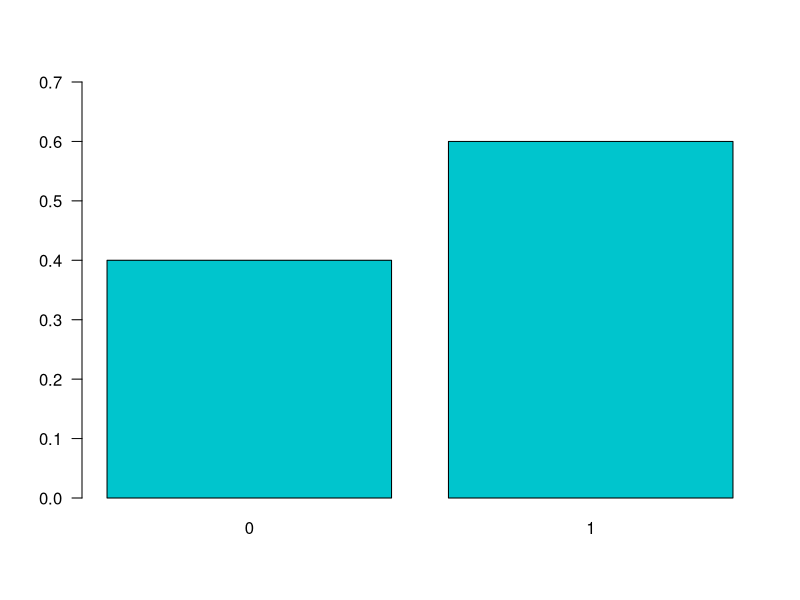
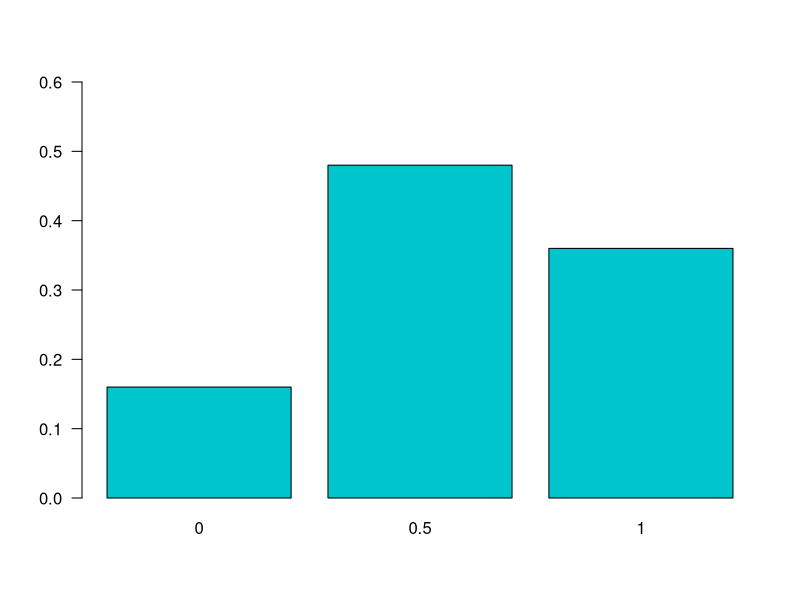
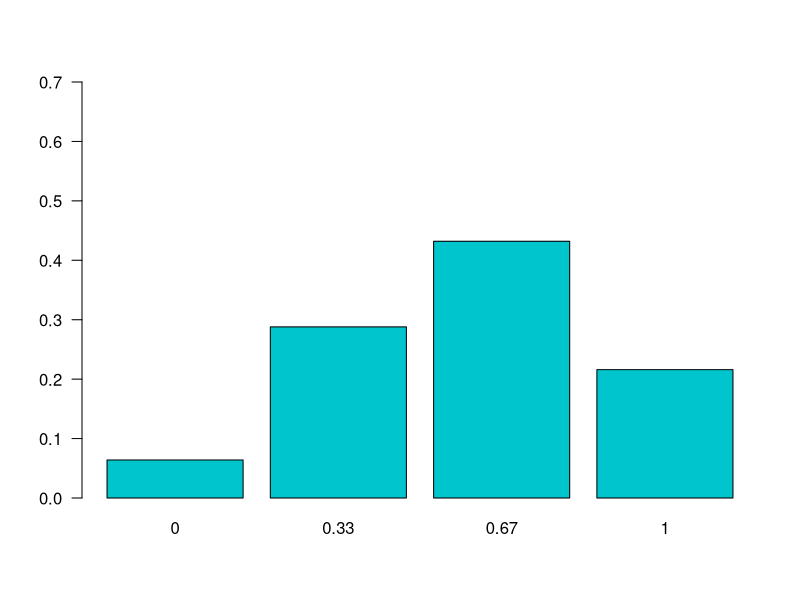
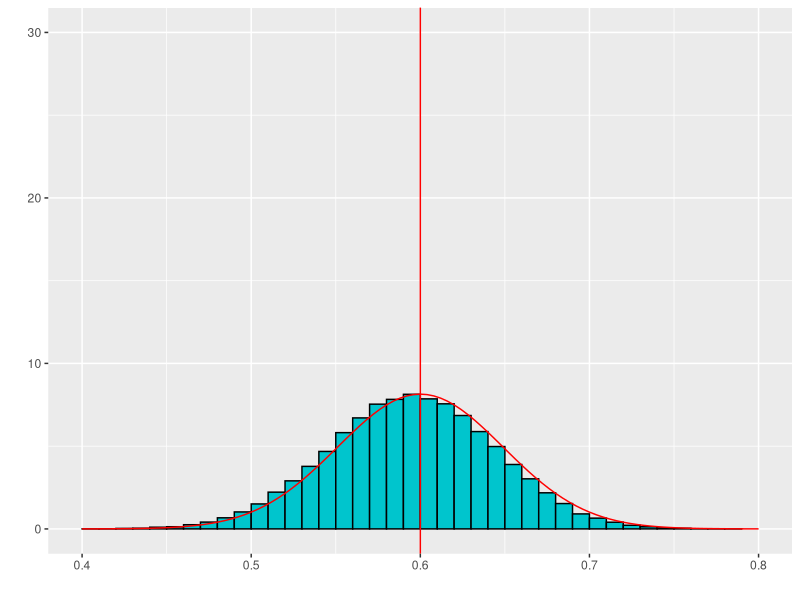
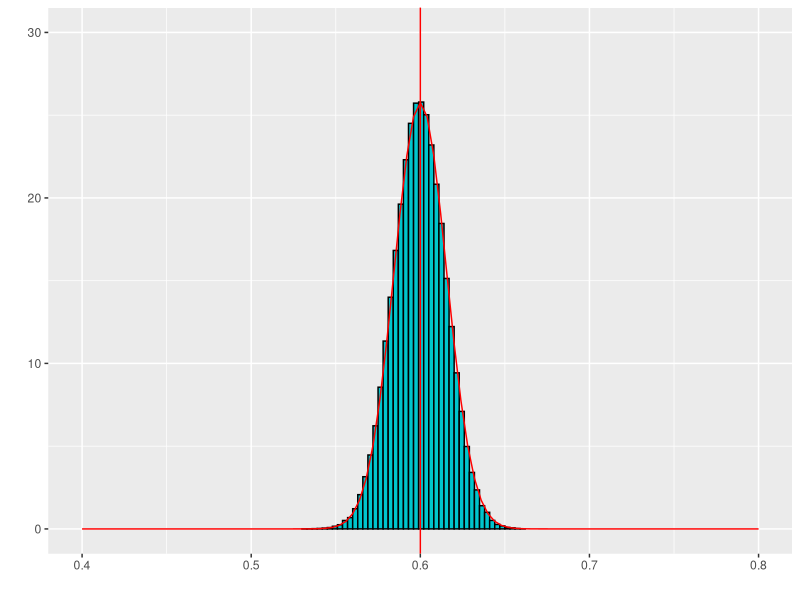
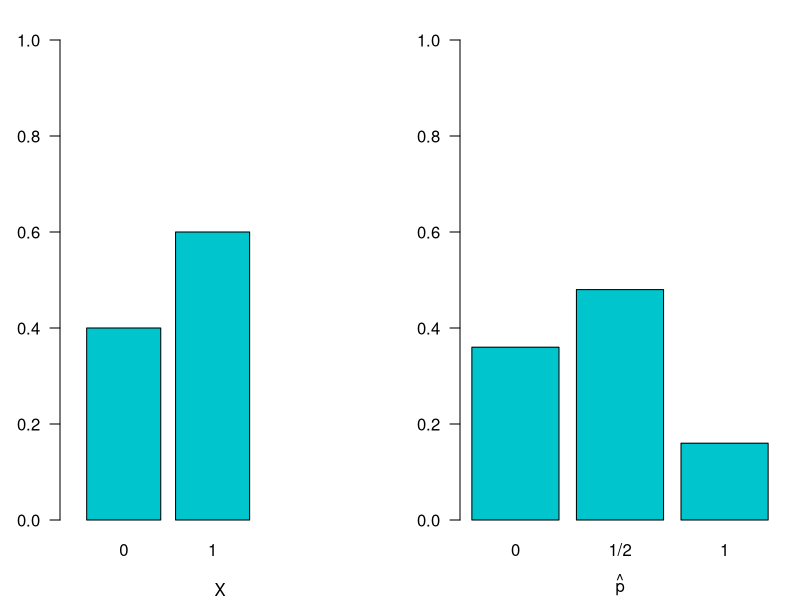
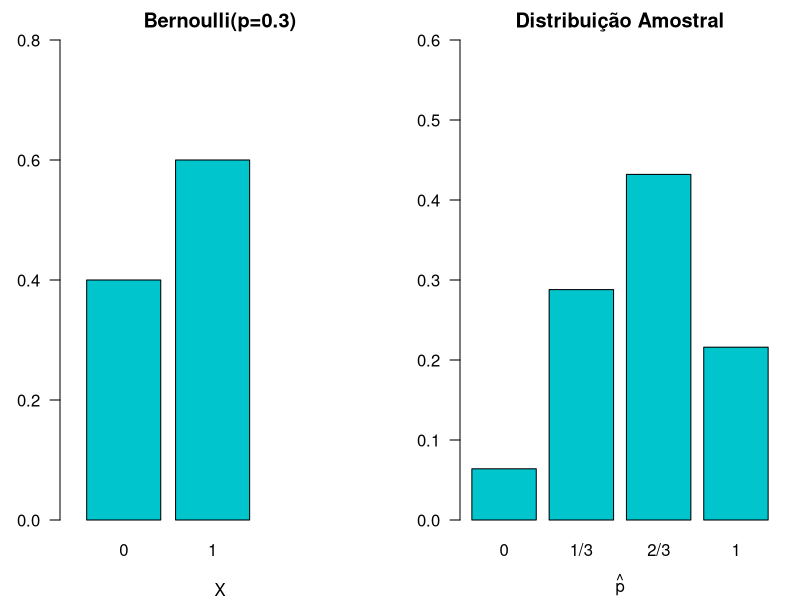
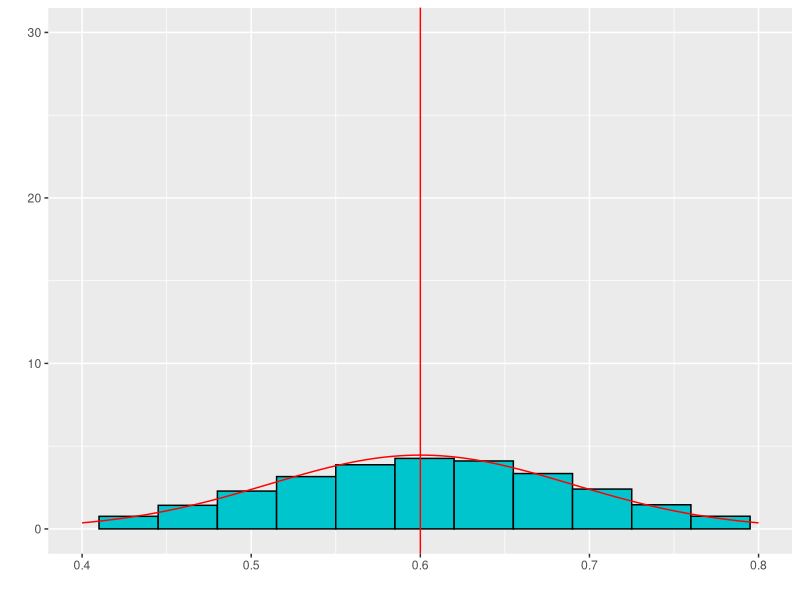

Write R code to recreate these figures, in order. (Note: this script raises an error after producing the figures.)
## ---- chunk 1
namess <- c("0","1")
barplot(c(0.4, 0.6), names.arg=namess, col="turquoise3", main="", 
            cex.lab=1.0, cex.axis=1.0, cex.names=1.0, cex.main=2, las=1,
        ylim = c(0, 0.7))
## ---- chunk 2
library(kableExtra)
aa <- expand.grid(1:5,1:5)
xx <- c(1,0,1,0,1)
phat <- unlist(apply(aa,1,function(x) mean(xx[x])))
aa$phat <- phat
#colnames(aa) <- c("Pessoa amostrada 1","Pessoa amostrada 2","$\\hat{p}$")
#kable(aa, align = 'ccc',col.names = c("Primeira pessoa", "Segunda pessoa","$\\hat{p}$"))

#library(DT)
#datatable(aa, colnames = c("Pessoa 1", "Pessoa 2", "hat{p}"))

kable(aa[1:13,], align = 'ccc', row.names = T, col.names = c("Primeira pessoa", "Segunda pessoa","$\\hat{p}$"))  %>%
  row_spec(0, align = "c") %>% 
  kable_styling(position = "left", 
                bootstrap_options = c("striped", "condensed", "bordered"), 
                font_size = 18, full_width = FALSE)
## ---- chunk 3
kable(aa[14:25,], align = 'ccc', row.names = T, col.names = c("Primeira pessoa", "Segunda pessoa","$\\hat{p}$"))  %>%
  row_spec(0, align = "c") %>% 
  kable_styling(position = "left", 
                bootstrap_options = c("striped", "condensed", "bordered"), 
                font_size = 18, full_width = FALSE)
## ---- chunk 4
ff <- as.data.frame(table(aa$phat))
ff$Prop=ff$Freq/(sum(ff$Freq))
kable(ff[, c(1,3)], align = 'cc', col.names = c("$x$", "$P(\\hat{p}=x)$")) %>%
  row_spec(0, align = "c") %>% 
  kable_styling(position = "left", 
                bootstrap_options = c("striped", "condensed", "bordered"), 
                font_size = 18, full_width = FALSE)
## ---- chunk 5
namess <- as.character(round(as.numeric(as.character(ff$Var1)),2))
barplot(ff$Prop, names.arg=namess, col="turquoise3", main="", 
            cex.lab=1.0, cex.axis=1.0, cex.names=1.0, cex.main=2, las=1,
        ylim = c(0, 0.6))
## ---- chunk 6
library(kableExtra)
aa <- expand.grid(1:5,1:5,1:5)
xx <- c(1,0,1,0,1)
phat <- unlist(apply(aa,1,function(x) mean(xx[x])))
aa$phat <- round(phat,3)
#colnames(aa) <- c("Pessoa amostrada 1","Pessoa amostrada 2","$\\hat{p}$")
#kable(aa[1:25,],align = 'ccc',col.names = c("Pessoa amostrada 1","Pessoa amostrada 2","Pessoa amostrada 3","$\\hat{p}$"))

#datatable(aa, colnames = c("Pessoa amostrada 1","Pessoa amostrada 2", "Pessoa amostrada 3", "hat{p}"))

kable(aa[1:13,], align = 'ccc', row.names = T, col.names = c("Pessoa 1","Pessoa 2", "Pessoa 3", "$\\hat{p}$"))  %>%
  row_spec(0, align = "c") %>% 
  kable_styling(position = "left", 
                bootstrap_options = c("striped", "condensed", "bordered"), 
                font_size = 18, full_width = FALSE)
## ---- chunk 7
kable(aa[14:26,], align = 'ccc', row.names = T, col.names = c("Pessoa 1","Pessoa 2", "Pessoa 3", "$\\hat{p}$"))  %>%
  row_spec(0, align = "c") %>% 
  kable_styling(position = "left", 
                bootstrap_options = c("striped", "condensed", "bordered"), 
                font_size = 18, full_width = FALSE)
## ---- chunk 8
kable(aa[27:40,], align = 'ccc', row.names = T, col.names = c("Pessoa 1","Pessoa 2", "Pessoa 3", "$\\hat{p}$"))  %>%
  row_spec(0, align = "c") %>% 
  kable_styling(position = "left", 
                bootstrap_options = c("striped", "condensed", "bordered"), 
                font_size = 18, full_width = FALSE)
## ---- chunk 9
kable(aa[41:54,], align = 'ccc', row.names = T, col.names = c("Pessoa 1","Pessoa 2", "Pessoa 3", "$\\hat{p}$"))  %>%
  row_spec(0, align = "c") %>% 
  kable_styling(position = "left", 
                bootstrap_options = c("striped", "condensed", "bordered"), 
                font_size = 18, full_width = FALSE)
## ---- chunk 10
kable(aa[55:68,], align = 'ccc', row.names = T, col.names = c("Pessoa 1","Pessoa 2", "Pessoa 3", "$\\hat{p}$"))  %>%
  row_spec(0, align = "c") %>% 
  kable_styling(position = "left", 
                bootstrap_options = c("striped", "condensed", "bordered"), 
                font_size = 18, full_width = FALSE)
## ---- chunk 11
kable(aa[69:82,], align = 'ccc', row.names = T, col.names = c("Pessoa 1","Pessoa 2", "Pessoa 3", "$\\hat{p}$"))  %>%
  row_spec(0, align = "c") %>% 
  kable_styling(position = "left", 
                bootstrap_options = c("striped", "condensed", "bordered"), 
                font_size = 18, full_width = FALSE)
## ---- chunk 12
kable(aa[83:96,], align = 'ccc', row.names = T, col.names = c("Pessoa 1","Pessoa 2", "Pessoa 3", "$\\hat{p}$"))  %>%
  row_spec(0, align = "c") %>% 
  kable_styling(position = "left", 
                bootstrap_options = c("striped", "condensed", "bordered"), 
                font_size = 18, full_width = FALSE)
## ---- chunk 13
kable(aa[97:110,], align = 'ccc', row.names = T, col.names = c("Pessoa 1","Pessoa 2", "Pessoa 3", "$\\hat{p}$"))  %>%
  row_spec(0, align = "c") %>% 
  kable_styling(position = "left", 
                bootstrap_options = c("striped", "condensed", "bordered"), 
                font_size = 18, full_width = FALSE)
## ---- chunk 14
kable(aa[111:125,], align = 'ccc', row.names = T, col.names = c("Pessoa 1","Pessoa 2", "Pessoa 3", "$\\hat{p}$"))  %>%
  row_spec(0, align = "c") %>% 
  kable_styling(position = "left", 
                bootstrap_options = c("striped", "condensed", "bordered"), 
                font_size = 18, full_width = FALSE)
## ---- chunk 15
ff <- as.data.frame(table(aa$phat))
ff$Prop=round(ff$Freq/(sum(ff$Freq)),3)
kable(ff[,c(1,3)], align = 'cc', col.names = c("$x$","$P(\\hat{p}=x)$")) %>%
  row_spec(0, align = "c") %>% 
  kable_styling(position = "left", 
                bootstrap_options = c("striped", "condensed", "bordered"), 
                font_size = 18, full_width = FALSE)
## ---- chunk 16
namess <- as.character(round(as.numeric(as.character(ff$Var1)),2))
barplot(ff$Prop, names.arg=namess, col="turquoise3", main="", 
            cex.lab=1.0, cex.axis=1.0, cex.names=1.0, cex.main=2, las=1,
        ylim = c(0, 0.7))
## ---- chunk 17
N=1000000
n=100
n1 = ceiling(N*.6)
n2= N-n1
xx <- c(rep(1,n1),rep(0,n2))
B=100000
bb <- matrix(NA,nrow=B,ncol=n)
for (i in 1:B)
{
  bb[i,] <- sample(1:N,n,replace=TRUE)
}
phat <- unlist(apply(bb,1,function(x) mean(xx[x])))
aa <- data.frame(bb)
aa$phat <- round(phat,3)
## ---- chunk 18
ff <- as.data.frame(table(aa$phat))
ff$Prop=round(ff$Freq/(sum(ff$Freq)),3)
## ---- chunk 19
library(ggplot2)
df <- data.frame(PF = aa$phat)
ggplot(df, aes(x = PF)) + 
    geom_histogram(aes(y =..density..),
                   breaks = seq(min(aa$phat), max(aa$phat), by = .01), 
                   colour = "black", 
                   fill = "turquoise3") +  geom_vline(xintercept=0.6, color="red") + 
stat_function(fun = dnorm, args = list(mean = 0.6, sd = sqrt(0.6*.4/n)),col="red") + xlab(" ") + ylab(" ") + ylim(0, 30) + xlim(0.4, 0.8)
## ---- chunk 20
N=1000000
n=1000
n1 = ceiling(N*.6)
n2= N-n1
xx <- c(rep(1,n1),rep(0,n2))
B=100000
bb <- matrix(NA,nrow=B,ncol=n)
for (i in 1:B)
{
  bb[i,] <- sample(1:N,n,replace=TRUE)
}
phat <- unlist(apply(bb,1,function(x) mean(xx[x])))
aa <- data.frame(bb)
aa$phat <- round(phat,3)
## ---- chunk 21
ff <- as.data.frame(table(aa$phat))
ff$Prop=round(ff$Freq/(sum(ff$Freq)),3)
## ---- chunk 22
df <- data.frame(PF = aa$phat)
ggplot(df, aes(x = PF)) + 
    geom_histogram(aes(y =..density..),
                   breaks = seq(min(aa$phat), max(aa$phat), by = .003), 
                   colour = "black", 
                   fill = "turquoise3") +  geom_vline(xintercept=0.6, color="red") +
stat_function(fun = dnorm, args = list(mean = 0.6, sd = sqrt(0.6*.4/n)),col="red") + xlab(" ") + ylab(" ") + ylim(0,30)+xlim(0.4,0.8)
## ---- chunk 23
par(mfrow=c(1, 2), mar = c(4, 3, 2, 1))
barplot(c(0.4, 0.6), las = 1, col = "turquoise3", ylim = c(0, 1), width = 0.25,
        names.arg = c(0, 1), 
        main = "", xlab = "X", ylab = "", xlim = c(0, 1))
barplot(c(0.36, 0.48, 0.16), las = 1, col = "turquoise3", 
        names.arg = c("0", "1/2", "1"), 
        main = " ", 
        xlab = bquote("" * hat(p) * "") , ylab = "", ylim = c(0, 1), )
## ---- chunk 24
n = 3
p = 0.6

par(mfrow=c(1, 2), mar = c(4, 3, 2, 1))
barplot(c(1-p, p), las = 1, col = "turquoise3", ylim = c(0, .8), width = 0.25, 
        names.arg = c(0, 1), 
        main = "Bernoulli(p=0.3)", xlab = "X", ylab = "", xlim = c(0, 1))
barplot(dbinom(0:n, n, p), las = 1, col = "turquoise3", 
        names.arg = c("0", "1/3", "2/3", "1"), 
        main = "Distribuição Amostral", 
        xlab = bquote("" * hat(p) * "") , ylab = "", ylim = c(0, .6))
## ---- chunk 25
n=30
B=100000
bb <- matrix(NA,nrow=B,ncol=n)
for (i in 1:B)
{
  bb[i,] <- rbinom(n,1,0.6)
}
phat <- rowMeans(bb)
aa <- data.frame(bb)
aa$phat <- round(phat,3)
## ---- chunk 26
df <- data.frame(PF = aa$phat)
ggplot(df, aes(x = PF)) + 
    geom_histogram(aes(y =..density..),
                   breaks = seq(min(aa$phat), max(aa$phat), by = .035), 
                   colour = "black", 
                   fill = "turquoise3") +  geom_vline(xintercept=0.6, color="red") +
stat_function(fun = dnorm, args = list(mean = 0.6, sd = sqrt(0.6*.4/n)),col="red") + xlab(" ") + ylab(" ") + ylim(0,30)+xlim(0.4,0.8)
## ---- chunk 27
n=100
B=100000
bb <- matrix(NA,nrow=B,ncol=n)
for (i in 1:B)
{
  bb[i,] <- rbinom(n,1,0.6)
}
phat <- rowMeans(bb)
aa <- data.frame(bb)
aa$phat <- round(phat,3)
## ---- chunk 28
df <- data.frame(PF = aa$phat)
ggplot(df, aes(x = PF)) + 
    geom_histogram(aes(y =..density..),
                   breaks = seq(min(aa$phat), max(aa$phat), by = .01), 
                   colour = "black", 
                   fill = "turquoise3") +  geom_vline(xintercept=0.6, color="red") +
stat_function(fun = dnorm, args = list(mean = 0.6, sd = sqrt(0.6*.4/n)),col="red") + xlab(" ") + ylab(" ") + ylim(0,30)+xlim(0.4,0.8)
## ---- chunk 29
n=1000
B=100000
bb <- matrix(NA,nrow=B,ncol=n)
for (i in 1:B)
{
  bb[i,] <- rbinom(n,1,0.6)
}
phat <- rowMeans(bb)
aa <- data.frame(bb)
aa$phat <- round(phat,3)
## ---- chunk 30
df <- data.frame(PF = aa$phat)
ggplot(df, aes(x = PF)) + 
    geom_histogram(aes(y =..density..),
                   breaks = seq(min(aa$phat), max(aa$phat), by = .005), 
                   colour = "black", 
                   fill = "turquoise3") +  geom_vline(xintercept=0.6, color="red") +
stat_function(fun = dnorm, args = list(mean = 0.6, sd = sqrt(0.6*.4/n)),col="red") + xlab(" ") + ylab(" ") + ylim(0,30)+xlim(0.4,0.8)
## ---- chunk 31
namess <- c("1000","2000","3000","4000","5000")
barplot(c(rep(1/5,5)), names.arg=namess, col="turquoise3", main="", 
            cex.lab=1.0, cex.axis=1.0, cex.names=1.0, cex.main=2, las=1)
## ---- chunk 32
library(kableExtra)
aa <- expand.grid(1:5,1:5)
xx <- c(1000,2000,3000,4000,5000)
phat <- unlist(apply(aa,1,function(x) mean(xx[x])))
aa$phat <- phat
#kable(aa,align = 'ccc',col.names = c("Primeira pessoa","Segunda pessoa","$\\bar{X}$"))

#datatable(aa, colnames = c("Primeira pessoa","Segunda pessoa", "bar{X}"))

kable(aa[1:13,], align = 'ccc', row.names = T, col.names = c("Pessoa 1", "Pessoa 2","$\\bar{X}$"))  %>%
  row_spec(0, align = "c") %>% 
  kable_styling(position = "left", 
                bootstrap_options = c("striped", "condensed", "bordered"), 
                font_size = 18, full_width = FALSE)
## ---- chunk 33
kable(aa[14:25,], align = 'ccc', row.names = T, col.names = c("Pessoa 1","Pessoa 2","$\\bar{X}$"))  %>%
  row_spec(0, align = "c") %>% 
  kable_styling(position = "left", 
                bootstrap_options = c("striped", "condensed", "bordered"), 
                font_size = 18, full_width = FALSE)
## ---- chunk 34
ff <- as.data.frame(table(aa$phat))
ff$Prop=ff$Freq/(sum(ff$Freq))
kable(ff[,c(1,3)],align = 'cc',col.names = c("$x$","$P(\\bar{X}=x)$")) %>%
  row_spec(0, align = "c")  %>% 
  kable_styling(position = "left", 
                bootstrap_options = c("striped", "condensed", "bordered"), 
                font_size = 18, full_width = FALSE)
esp <- sum(as.numeric(as.character(ff$Var1))*ff$Prop)
vari <- sum( ((as.numeric(as.character(ff$Var1)) - esp )^2)*ff$Prop)
## ---- chunk 35
namess <- as.character(round(as.numeric(as.character(ff$Var1)),2))
barplot(ff$Prop, names.arg=namess, col="turquoise3", main="", 
            cex.lab=1.0, cex.axis=1.0, cex.names=1.0, cex.main=2, las=1)
## ---- chunk 36
library(kableExtra)
aa <- expand.grid(1:5,1:5,1:5)
xx <- c(1000,2000,3000,4000,5000)
phat <- unlist(apply(aa,1,function(x) mean(xx[x])))
aa$phat <- round(phat,3)
#colnames(aa) <- c("Pessoa amostrada 1","Pessoa amostrada 2","$\\hat{p}$")
#kable(aa[1:25,],align = 'ccc',col.names = c("Pessoa amostrada 1","Pessoa amostrada 2","Pessoa amostrada 3","$\\bar{X}$"))

#datatable(aa, colnames = c("Pessoa amostrada 1","Pessoa amostrada 2","Pessoa amostrada 3", "bar{X}"))

kable(aa[1:13,], align = 'ccc', row.names = T, col.names = c("Pessoa 1","Pessoa 2","Pessoa 3","$\\bar{X}$"))  %>%
  row_spec(0, align = "c") %>% 
  kable_styling(position = "left", 
                bootstrap_options = c("striped", "condensed", "bordered"), 
                font_size = 18, full_width = FALSE)
## ---- chunk 37
kable(aa[14:26,], align = 'ccc', row.names = T, col.names = c("Pessoa 1","Pessoa 2","Pessoa 3","$\\bar{X}$"))  %>%
  row_spec(0, align = "c") %>% 
  kable_styling(position = "left", 
                bootstrap_options = c("striped", "condensed", "bordered"), 
                font_size = 18, full_width = FALSE)
## ---- chunk 38
kable(aa[27:40,], align = 'ccc', row.names = T, col.names = c("Pessoa 1","Pessoa 2","Pessoa 3","$\\bar{X}$"))  %>%
  row_spec(0, align = "c") %>% 
  kable_styling(position = "left", 
                bootstrap_options = c("striped", "condensed", "bordered"), 
                font_size = 18, full_width = FALSE)
## ---- chunk 39
kable(aa[41:54,], align = 'ccc', row.names = T, col.names = c("Pessoa 1","Pessoa 2","Pessoa 3","$\\bar{X}$"))  %>%
  row_spec(0, align = "c") %>% 
  kable_styling(position = "left", 
                bootstrap_options = c("striped", "condensed", "bordered"), 
                font_size = 18, full_width = FALSE)
## ---- chunk 40
kable(aa[55:68,], align = 'ccc', row.names = T, col.names = c("Pessoa 1","Pessoa 2","Pessoa 3","$\\bar{X}$"))  %>%
  row_spec(0, align = "c") %>% 
  kable_styling(position = "left", 
                bootstrap_options = c("striped", "condensed", "bordered"), 
                font_size = 18, full_width = FALSE)
## ---- chunk 41
kable(aa[69:82,], align = 'ccc', row.names = T, col.names = c("Pessoa 1","Pessoa 2","Pessoa 3","$\\bar{X}$"))  %>%
  row_spec(0, align = "c") %>% 
  kable_styling(position = "left", 
                bootstrap_options = c("striped", "condensed", "bordered"), 
                font_size = 18, full_width = FALSE)
## ---- chunk 42
kable(aa[83:96,], align = 'ccc', row.names = T, col.names = c("Pessoa 1","Pessoa 2","Pessoa 3","$\\bar{X}$"))  %>%
  row_spec(0, align = "c") %>% 
  kable_styling(position = "left", 
                bootstrap_options = c("striped", "condensed", "bordered"), 
                font_size = 18, full_width = FALSE)
## ---- chunk 43
kable(aa[97:110,], align = 'ccc', row.names = T, col.names = c("Pessoa 1","Pessoa 2","Pessoa 3","$\\bar{X}$"))  %>%
  row_spec(0, align = "c") %>% 
  kable_styling(position = "left", 
                bootstrap_options = c("striped", "condensed", "bordered"), 
                font_size = 18, full_width = FALSE)
## ---- chunk 44
kable(aa[111:125,], align = 'ccc', row.names = T, col.names = c("Pessoa 1","Pessoa 2","Pessoa 3","$\\bar{X}$"))  %>%
  row_spec(0, align = "c") %>% 
  kable_styling(position = "left", 
                bootstrap_options = c("striped", "condensed", "bordered"), 
                font_size = 18, full_width = FALSE)
## ---- chunk 45
ff <- as.data.frame(table(aa$phat))
ff$Prop=round(ff$Freq/(sum(ff$Freq)),3)
kable(ff[,c(1,3)],align = 'cc', col.names = c("$x$","$P(\\bar{X}=x)$")) %>%
  row_spec(0, align = "c") %>% 
  kable_styling(position = "left", 
                bootstrap_options = c("striped", "condensed", "bordered"), 
                font_size = 18, full_width = FALSE)
esp <- sum(as.numeric(as.character(ff$Var1))*ff$Prop)
vari <- sum( ((as.numeric(as.character(ff$Var1)) - esp )^2)*ff$Prop)
## ---- chunk 46
namess <- as.character(round(as.numeric(as.character(ff$Var1)),2))
barplot(ff$Prop, names.arg=namess, col="turquoise3", main="", 
            cex.lab=1.0, cex.axis=1.0, cex.names=1.0, cex.main=2, las=1)
## ---- chunk 47
N=1000000
n=100
xx <- c(rep(1000,N/5),rep(2000,N/5),rep(3000,N/5),rep(4000,N/5),rep(5000,N/5))
mu=mean(xx)
vari = var(xx) * (N-1)/N
B=100000
bb <- matrix(NA,nrow=B,ncol=n)
for (i in 1:B)
{
  bb[i,] <- sample(1:N,n,replace=TRUE)
}
phat <- unlist(apply(bb,1,function(x) mean(xx[x])))
aa <- data.frame(bb)
aa$phat <- round(phat,3)
## ---- chunk 48
ff <- as.data.frame(table(aa$phat))
ff$Prop=round(ff$Freq/(sum(ff$Freq)),3)
## ---- chunk 49
library(ggplot2)
df <- data.frame(PF = aa$phat)
ggplot(df, aes(x = PF)) + 
    geom_histogram(aes(y =..density..),
                   breaks = seq(min(aa$phat), max(aa$phat), by = 10), 
                   colour = "black", 
                   fill = "turquoise3") +  geom_vline(xintercept=mu, color="red") + 
stat_function(fun = dnorm, args = list(mean = mu, sd = sqrt(vari/n)),col="red") + xlab(" ") + ylab(" ") + ylim(0,0.01) + xlim(2400,3600)
## ---- chunk 50
N=1000000
n=1000
xx <- c(rep(1000,N/5),rep(2000,N/5),rep(3000,N/5),rep(4000,N/5),rep(5000,N/5))
mu=mean(xx)
vari = var(xx) * (N-1)/N
B=100000
bb <- matrix(NA,nrow=B,ncol=n)
for (i in 1:B)
{
  bb[i,] <- sample(1:N,n,replace=TRUE)
}
phat <- unlist(apply(bb,1,function(x) mean(xx[x])))
aa <- data.frame(bb)
aa$phat <- round(phat,3)
## ---- chunk 51
ff <- as.data.frame(table(aa$phat))
ff$Prop=round(ff$Freq/(sum(ff$Freq)),3)
## ---- chunk 52
df <- data.frame(PF = aa$phat)
ggplot(df, aes(x = PF)) + 
    geom_histogram(aes(y =..density..),
                   breaks = seq(min(aa$phat), max(aa$phat), by = 10), 
                   colour = "black", 
                   fill = "turquoise3") +  geom_vline(xintercept=mu, color="red") +
stat_function(fun = dnorm, args = list(mean = mu, sd = sqrt(vari/n)),col="red") + xlab(" ") + ylab(" ") + ylim(0,0.01) + xlim(2400,3600)
## ---- chunk 53
namess <- c("1000","2000","3000","4000","5000")
barplot(c(rep(1/5,5)), names.arg=namess, col="turquoise3", main="", 
            cex.lab=1.0, cex.axis=1.0, cex.names=1.0, cex.main=2, las=1)
## ---- chunk 54
n=30
B=100000
bb <- matrix(NA,nrow=B,ncol=n)
for (i in 1:B)
{
  bb[i,] <- sample(x=c(1000,2000,3000,4000,5000),size=n,replace=TRUE)
}
phat <- rowMeans(bb)

aa <- data.frame(bb)
aa$phat <- round(phat,3)
mu=mean(c(1000,2000,3000,4000,5000))
vari = var(c(1000,2000,3000,4000,5000)) * (4/5)
## ---- chunk 55
df <- data.frame(PF = aa$phat)
ggplot(df, aes(x = PF)) + 
    geom_histogram(aes(y =..density..),
                   breaks = seq(min(aa$phat), max(aa$phat), by = 33), 
                   colour = "black", 
                   fill = "turquoise3") +  geom_vline(xintercept=mu, color="red") +
stat_function(fun = dnorm, args = list(mean = mu, sd = sqrt(vari/n)),col="red") + xlab(" ") + ylab(" ") + ylim(0,0.01)+xlim(2000,4000)
## ---- chunk 56
n=100
B=100000
bb <- matrix(NA,nrow=B,ncol=n)
for (i in 1:B)
{
  bb[i,] <- sample(x=c(1000,2000,3000,4000,5000),size=n,replace=TRUE)
}
phat <- rowMeans(bb)

aa <- data.frame(bb)
aa$phat <- round(phat,3)
mu=mean(c(1000,2000,3000,4000,5000))
vari = var(c(1000,2000,3000,4000,5000)) * (4/5)
## ---- chunk 57
df <- data.frame(PF = aa$phat)
ggplot(df, aes(x = PF)) + 
    geom_histogram(aes(y =..density..),
                   breaks = seq(min(aa$phat), max(aa$phat), by = 10), 
                   colour = "black", 
                   fill = "turquoise3") +  geom_vline(xintercept=mu, color="red") +
stat_function(fun = dnorm, args = list(mean = mu, sd = sqrt(vari/n)),col="red") + xlab(" ") + ylab(" ") + ylim(0,0.01)+xlim(2000,4000)
## ---- chunk 58
n=1000
B=100000
bb <- matrix(NA,nrow=B,ncol=n)
for (i in 1:B)
{
  bb[i,] <- sample(x=c(1000,2000,3000,4000,5000),size=n,replace=TRUE)
}
phat <- rowMeans(bb)

aa <- data.frame(bb)
aa$phat <- round(phat,3)
## ---- chunk 59
df <- data.frame(PF = aa$phat)
ggplot(df, aes(x = PF)) + 
    geom_histogram(aes(y =..density..),
                   breaks = seq(min(aa$phat), max(aa$phat), by = 10), 
                   colour = "black", 
                   fill = "turquoise3") +  geom_vline(xintercept=mu, color="red") +
stat_function(fun = dnorm, args = list(mean = mu, sd = sqrt(vari/n)),col="red") + xlab(" ") + ylab(" ") + ylim(0,0.01)+xlim(2000,4000)
## ---- chunk 60
B=100000
mu=3.5
vari = 17.5/6
